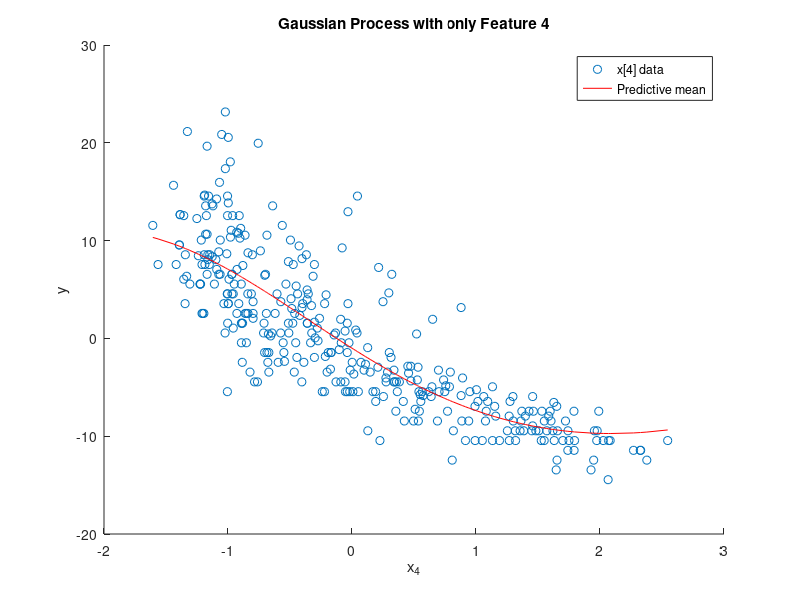

This chart was generated by the following MATLAB code:
% Assignment2GaussianProcessF4.m
% Johnny C. Li jcl2222@columbia.edu
%
% This program takes the test data and perform a Gaussian process
% regression using only feature 4 with b=5 and sigsq=2.
%

%Load x data from file
x_train_data=csvread('X_train.csv',0,0);

%Load y data from file
y_train_data=csvread('y_train.csv',0,0);
y_train_response=y_train_data(:,1);

%Load x test data from file
x_test_data=csvread('X_test.csv',0,0);

%Load y test data from file
y_test_data=csvread('y_test.csv',0,0);

%Define the Kernel function with Euclidean norm
kern = @ (xi,xj,b) exp(-1/b*norm(xi-xj)^2);
%n-n Identity
Ikk = eye(size(x_train_data,1));

b=5;
sigsq=2;
%Predefine matrix for Kn
kmatrix=zeros(size(x_train_data,1),size(x_train_data,1));
%Calculate the values for Kn
%Calculate the values for Kij and populate matrix K.
        for i=1:size(x_train_data,1)
            for j=1:size(x_train_data,1)
                kmatrix(i,j)= kern(x_train_data(i,4),x_train_data(j,4),b);
            end
        end


muxres=zeros(1,size(x_train_data,1));
%Construct the kxDn row matrix.
for p=1:size(x_train_data,1)
    xtest=x_train_data(p,4);
    %Initialize and generate kxDn 
    kxDn=zeros(1,size(x_train_data,1));
            for i=1:size(x_train_data,1)
                kxDn(i)=kern(xtest,x_train_data(i,4),b);
            end
    muxres(p) = kxDn/(((sigsq)*Ikk+kmatrix))*y_train_data(:,1);
end

%Sort matrix for plotting
tmatrix=cat(2,x_train_data(:,4),muxres.');
[~,idx] = sort(tmatrix(:,1));
datamatrix = tmatrix(idx,:); 


figure()
hold on
scatter(x_train_data(:,4),y_train_data(:,1));
plot(datamatrix(:,1),datamatrix(:,2),'-r')

title('Gaussian Process with only Feature 4')
xlabel('x_4') 
ylabel('y') 
legend('x[4] data','Predictive mean')
hold off




